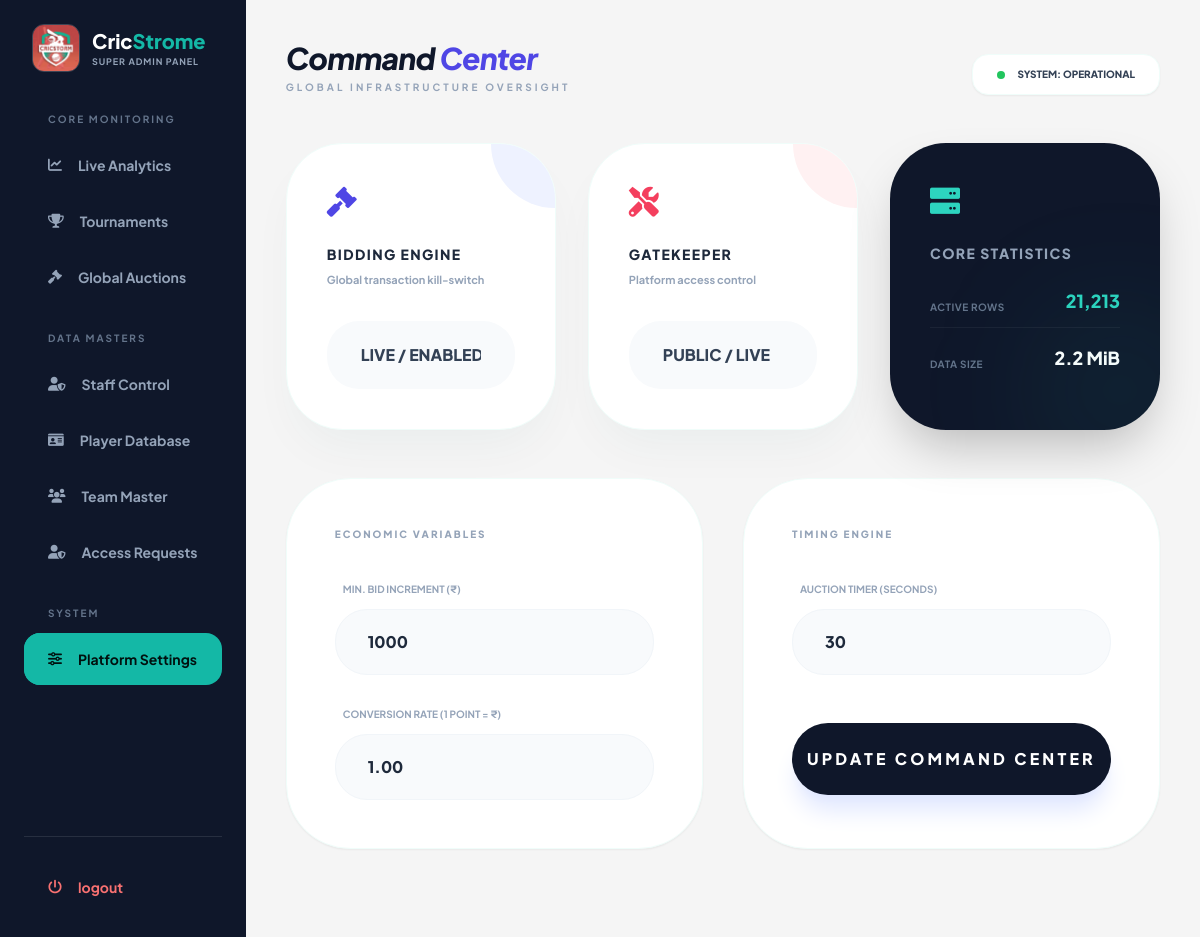
Page /backpanel/settings.php (signed in) on the committed database.
### tables this page shows
CREATE TABLE `settings_master` (
  `id` int(11) NOT NULL,
  `app_api_url` varchar(255) NOT NULL,
  `app_name` varchar(255) NOT NULL,
  `current_tournament_id` int(11) NOT NULL,
  `about_us` text NOT NULL,
  `contact_us` text NOT NULL,
  `privacy_policy` text NOT NULL,
  `desclaimer` text NOT NULL,
  `min_bid_increment` int(11) NOT NULL DEFAULT 1000,
  `auction_timer` int(11) NOT NULL DEFAULT 30,
  `maintenance_mode` varchar(10) NOT NULL DEFAULT 'Off',
  `bidding_status` varchar(20) NOT NULL DEFAULT 'Enabled',
  `conversion_rate` decimal(10,2) NOT NULL DEFAULT 1.00
);

### backpanel/settings.php (the view, shortened to what this page needs)
<?php
include '../config.php';
$settings_query = mysqli_query($conn, "SELECT * FROM settings_master WHERE id = 1 LIMIT 1");
$st = mysqli_fetch_assoc($settings_query) ?? [];
include 'includes/header.php';
?>
<div class="mb-12 flex justify-between items-end">
    <div>
        <h2 class="text-3xl font-black text-slate-900 italic tracking-tight">Command <span class="text-indigo-600">Center</span></h2>
        <p class="text-[10px] text-slate-400 mt-1 uppercase tracking-[0.3em] font-bold">Global Infrastructure Oversight</p>
    </div>
    <div class="hidden md:flex gap-3">
        <div class="bg-white px-6 py-3 rounded-2xl border border-teal-50 shadow-sm flex items-center gap-3">
            <span class="w-2 h-2 bg-green-500 rounded-full animate-ping"></span>
            <span class="text-[10px] font-black text-slate-700 uppercase">System: Operational</span>
        </div>
    </div>
</div>
<form method="POST">
    <div class="grid grid-cols-1 md:grid-cols-2 lg:grid-cols-3 gap-8 mb-12">
        <div class="bg-white p-10 rounded-[3.5rem] border border-teal-50 shadow-2xl shadow-teal-900/5 relative overflow-hidden group">
            <div class="absolute top-0 right-0 w-32 h-32 bg-indigo-50 rounded-full -mr-16 -mt-16 transition-all group-hover:scale-110"></div>
            <i class="fas fa-gavel text-3xl text-indigo-600 mb-6 relative"></i>
            <h3 class="text-sm font-black text-slate-800 uppercase tracking-widest mb-2 relative">Bidding Engine</h3>
            <p class="text-[11px] text-slate-400 font-bold mb-8 relative">Global transaction kill-switch</p>
            <select name="bid_status" class="w-full px-8 py-5 bg-slate-50 border-2 border-transparent rounded-[2rem] font-black text-slate-700 appearance-none focus:border-indigo-500 focus:bg-white transition-all cursor-pointer relative">
                <option value="Enabled" <?php echo (($st['bidding_status'] ?? 'Enabled') == 'Enabled') ? 'selected' : ''; ?>>LIVE / ENABLED</option>
            </select>
        </div>
        <div class="bg-white p-10 rounded-[3.5rem] border border-teal-50 shadow-2xl shadow-teal-900/5 relative overflow-hidden group">
            <div class="absolute top-0 right-0 w-32 h-32 bg-rose-50 rounded-full -mr-16 -mt-16 transition-all group-hover:scale-110"></div>
            <i class="fas fa-tools text-3xl text-rose-500 mb-6 relative"></i>
            <h3 class="text-sm font-black text-slate-800 uppercase tracking-widest mb-2 relative">Gatekeeper</h3>
            <p class="text-[11px] text-slate-400 font-bold mb-8 relative">Platform access control</p>
            <select name="m_mode" class="w-full px-8 py-5 bg-slate-50 border-2 border-transparent rounded-[2rem] font-black text-slate-700 appearance-none focus:border-rose-500 focus:bg-white transition-all cursor-pointer relative">
                <option value="Off" <?php echo (($st['maintenance_mode'] ?? 'Off') == 'Off') ? 'selected' : ''; ?>>PUBLIC / LIVE</option>
            </select>
        </div>
        <div class="bg-[#0F172A] p-10 rounded-[3.5rem] text-white shadow-2xl relative overflow-hidden">
            <div class="absolute -bottom-10 -right-10 w-40 h-40 bg-teal-500/10 rounded-full blur-3xl"></div>
            <i class="fas fa-server text-3xl text-teal-400 mb-6"></i>
            <h3 class="text-sm font-black text-slate-400 uppercase tracking-widest mb-6">Core Statistics</h3>
            <div class="space-y-4">
                <div class="flex justify-between items-end border-b border-white/5 pb-3">
                    <span class="text-[10px] font-bold text-slate-500 uppercase tracking-wider">Active Rows</span>
                    <span class="text-lg font-black text-teal-400">21,213</span>
                </div>
                <div class="flex justify-between items-end">
                    <span class="text-[10px] font-bold text-slate-500 uppercase tracking-wider">Data Size</span>
                    <span class="text-lg font-black">2.2 MiB</span>
                </div>
            </div>
        </div>
    </div>
    <div class="grid grid-cols-1 lg:grid-cols-2 gap-10 mb-12">
        <div class="bg-white p-12 rounded-[4rem] border border-teal-50 shadow-sm">
            <h4 class="text-[10px] font-black text-slate-400 uppercase tracking-[0.2em] mb-10">Economic Variables</h4>
            <div class="space-y-8">
                <div>
                    <label class="block text-[10px] font-bold text-slate-400 uppercase mb-3 ml-2">Min. Bid Increment (₹)</label>
                    <input type="number" name="min_bid" value="<?php echo $st['min_bid_increment'] ?? 1000; ?>" class="w-full px-8 py-5 bg-slate-50 border border-slate-100 rounded-[2rem] font-black text-slate-800 focus:bg-white focus:border-indigo-500 transition-all outline-none">
                </div>
                <div>
                    <label class="block text-[10px] font-bold text-slate-400 uppercase mb-3 ml-2">Conversion Rate (1 Point = ₹)</label>
                    <input type="number" step="0.01" name="conv_rate" value="<?php echo $st['conversion_rate'] ?? 1.00; ?>" class="w-full px-8 py-5 bg-slate-50 border border-slate-100 rounded-[2rem] font-black text-slate-800 focus:bg-white focus:border-indigo-500 transition-all outline-none">
                </div>
            </div>
        </div>
        <div class="bg-white p-12 rounded-[4rem] border border-teal-50 shadow-sm">
            <h4 class="text-[10px] font-black text-slate-400 uppercase tracking-[0.2em] mb-10">Timing Engine</h4>
            <div>
                <label class="block text-[10px] font-bold text-slate-400 uppercase mb-3 ml-2">Auction Timer (Seconds)</label>
                <input type="number" name="timer" value="<?php echo $st['auction_timer'] ?? 30; ?>" class="w-full px-8 py-5 bg-slate-50 border border-slate-100 rounded-[2rem] font-black text-slate-800 focus:bg-white focus:border-indigo-500 transition-all outline-none">
            </div>
            <button type="submit" name="update_platform" class="mt-12 w-full bg-slate-900 text-white py-6 rounded-[2.5rem] font-black uppercase tracking-[0.2em] hover:bg-indigo-600 transition-all shadow-xl shadow-indigo-100">
                Update Command Center
            </button>
        </div>
    </div>
</form>

### backpanel/includes/header.php (style rules this page uses)
body { font-family: 'Plus Jakarta Sans', sans-serif; background-color: #f5f5f5; }

### rows in the picture
settings_master: bid_status "LIVE / ENABLED", m_mode "PUBLIC / LIVE", min_bid "1000", conv_rate "1.00", timer "30"
